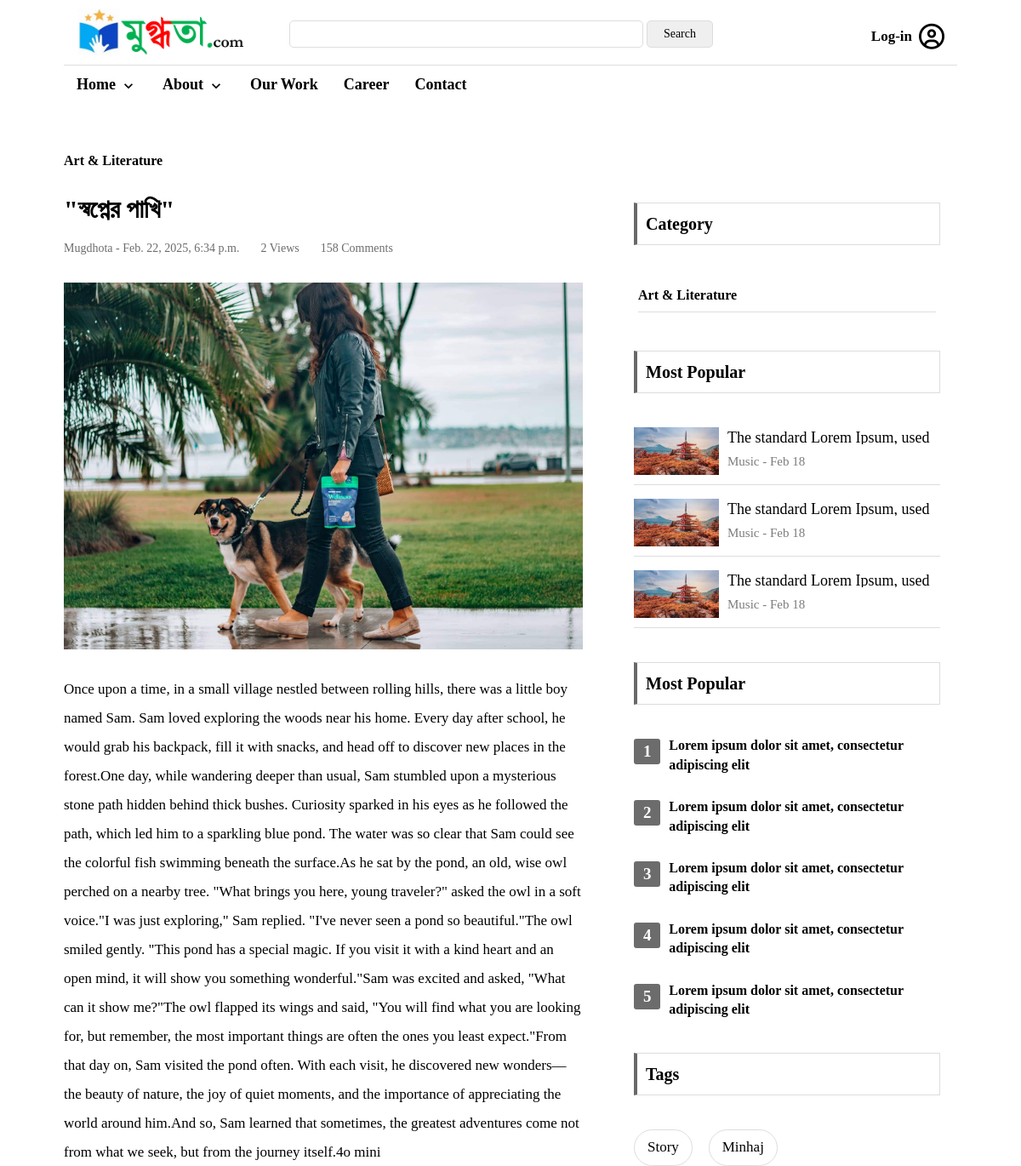
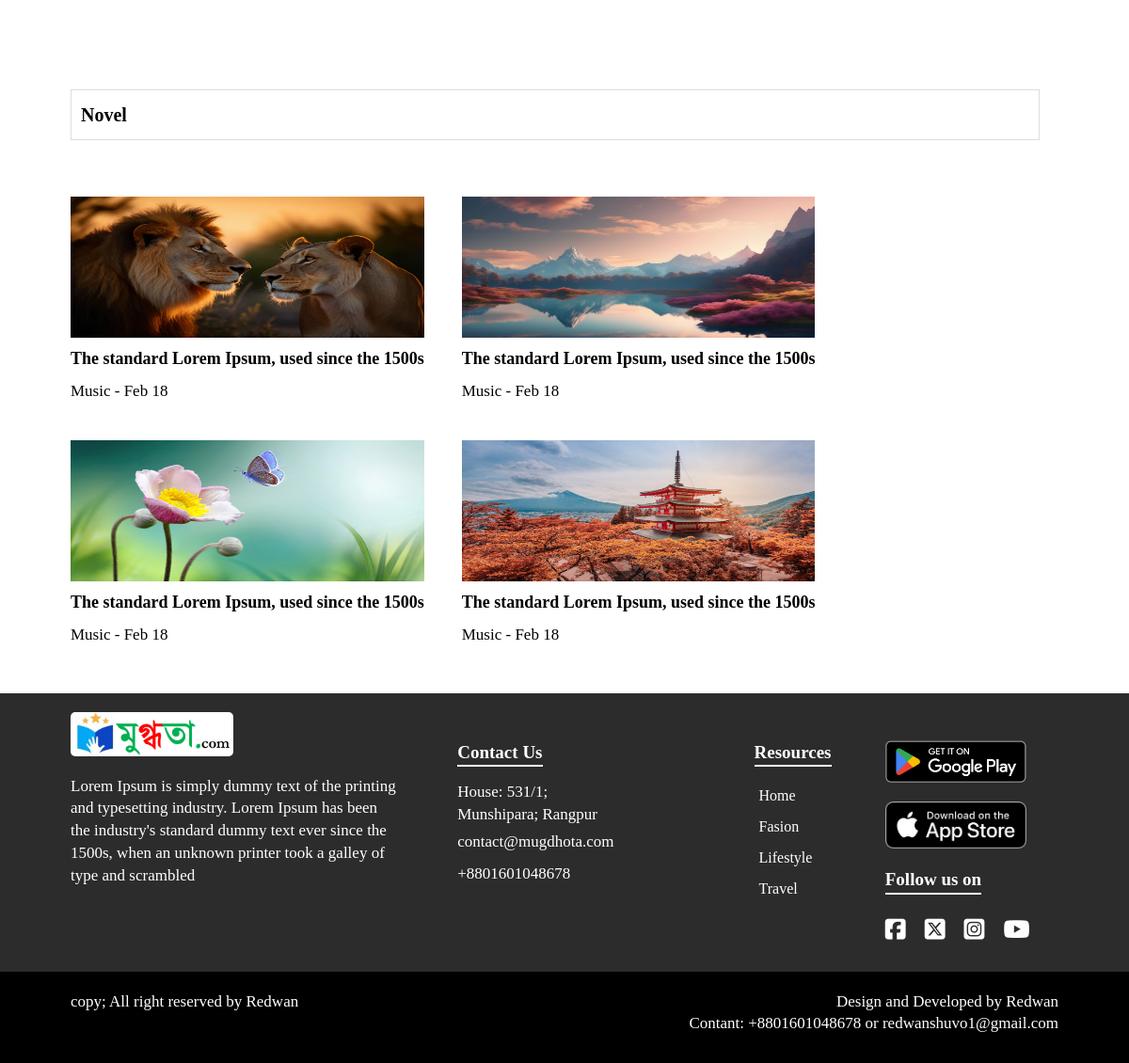
The app's page /"স্বপ্নের-পাখি" with its own data (2 pictures, top to bottom).
### content/models.py (models this page shows, shortened)
class Content(models.Model):
    category = models.ForeignKey(Category, on_delete=models.PROTECT, blank=False)
    sub_category = models.ForeignKey(SubCategory, on_delete=models.PROTECT, blank=False)
    title = models.CharField(max_length=255, blank=False)
    slug = models.CharField(max_length=255, unique=True, blank=True, null=True)
    author = models.CharField(max_length=255, default="Mugdhota", blank=False)
    content = RichTextUploadingField()
    feature_image = models.ImageField(upload_to='medical_image', blank=True)
    writer = models.ForeignKey(User, on_delete=models.CASCADE, blank=True, null=True)
    approved_by = models.CharField(max_length=255, default="Mugdhota")
    create_at = models.DateTimeField(auto_now_add=True)
    update_at = models.DateTimeField(auto_now=True)
    views = models.IntegerField(default=1)
    status = models.ForeignKey(ContentStatus, on_delete=models.CASCADE, blank=True, null=True, default=2)
    tags = models.ManyToManyField(Tag, blank=True)
    reviewed_by = models.CharField(max_length=255, blank=True, null=True)

class Category(models.Model):
    name = models.CharField(max_length=255, blank=False)
    image = models.ImageField(upload_to='category_img', blank=True, null=True)
    def __str__(self):
        return self.name

class Tag(models.Model):
    name = models.CharField(max_length=255, blank=False)

### config/views.py (the view)
# urls.py: path('<str:slug>', views.singlepost, name='universalsinglepost'),
def singlepost(request, slug):
    all_posts = Content.objects.all()
    categories = []
    for post in all_posts:
        if post.category not in categories:
            categories.append(post.category)
    post = get_object_or_404(Content, slug=slug)
    tags = post.tags
    client_ip = get_client_ip(request)  # Get user's IP address
    session_key = f'viewed_post_{post.id}_{client_ip}'  # Unique session key
    last_view_time_str = request.session.get(session_key)
    last_view_time = None
    if last_view_time_str:
        try:
            last_view_time = datetime.fromisoformat(last_view_time_str)  # Convert from string
        except ValueError:
            last_view_time = None  # If the format is incorrect, reset it
    if not last_view_time or now() - timedelta(minutes=10) > last_view_time:
        post.views += 1
        post.save(update_fields=['views'])  # Save only the 'views' field
        request.session[session_key] = now().isoformat()
    context = {
        'post': post,
        'categories': categories,
        'tags': tags,
    }
    return render(request, 'single.html', context)

### templates/single.html (shortened to what this page needs)
{% extends 'main.html' %}
{% load static %}
{% block content %}
    <div class="container_full" style="margin-top: 30px;">
        <div class="container">
            <div class="width_60 left res_width_100">
                <div class="single_page_left_section res_no_pd pd_right_20">
                    <div class="single_page_section">
                        <div class="single_page_content">
                            <div class="single_page_cnt_description">
                                <div class="spcd">
                                    <h3>{{ post.category }}</h3>
                                    <h2>{{ post.title }}</h2>
                                    <div class="content_info">
                                        <p>{{ post.author }} - {{ post.create_at }}</p>
                                        <p>{{post.views}} Views</p>
                                        <p>158 Comments</p>
                                    </div>
                                </div>
                            </div>
                            <div class="single_page_cnt">
                                <div class="spc">
                                    <div class="spc_img">
                                        {% if post.feature_image %}
                                        <img src="{{ post.feature_image.url }}" alt="">
                                        {% endif %}
                                    </div>
                                    <div class="spc_cnt">
                                        {{ post.content|safe|escape|linebreaks }}
                                    </div>
                                </div>
                            </div>
                        </div>
                    </div>
                </div>
            </div>
            <div class="width_40 right pd_all_20 res_width_100">
                <div class="wrapper_right_section pd_left_20 res_no_pd">
                    <div class="single_page_section_right_cnt">
                        <div class="content_title single_cnt_title">
                            <h2>Category</h2>
                        </div>
                        <div class="wrapper_right_content">
                            <div class="wrapper_right_cnt">
                                <div class="category single_page_category">
                                    <ul>
                                        {% for category in categories %}
                                        <li><a href="{% url 'singlecategory' category  %}">{{ category }}</a></li>
                                        {% endfor %}
                                    </ul>
                                </div>
                            </div>
                        </div>
                    </div>
                    <div class="single_page_section_right_cnt">
                        <div class="content_title single_cnt_title">
                            <h2>Most Popular</h2>
                        </div>
                        <div class="wrapper_right_content">
                            <div class="wrapper_right_cnt">
                                <div class="sng_mugdhota_cnts_right">
                                    <div class="smcr_img">
                                        <img src="simg/img2.jpg" alt="">
                                    </div>
                                    <div class="smcr_cnt pd_left_10">
                                        <h3>The standard Lorem Ipsum, used since the 1500s</h3>
                                        <p>Music - Feb 18</p>
                                    </div>
                                </div>
                                <div class="sng_mugdhota_cnts_right">
                                    <div class="smcr_img">
                                        <img src="simg/img2.jpg" alt="">
                                    </div>
                                    <div class="smcr_cnt pd_left_10">
                                        <h3>The standard Lorem Ipsum, used since the 1500s</h3>
                                        <p>Music - Feb 18</p>
                                    </div>
                                </div>
                                <div class="sng_mugdhota_cnts_right">
                                    <div class="smcr_img">
                                        <img src="simg/img2.jpg" alt="">
                                    </div>
                                    <div class="smcr_cnt pd_left_10">
                                        <h3>The standard Lorem Ipsum, used since the 1500s</h3>
                                        <p>Music - Feb 18</p>
                                    </div>
                                </div>
                            </div>
                        </div>
                    </div>
                    <div class="single_page_section_right_cnt">
                        <div class="content_title single_cnt_title">
                            <h2>Most Popular</h2>
                        </div>
                        <div class="wrapper_right_content">
                            <div class="wrapper_right_cnt">
                                <div class="sng_wrc_sec">
                                    <div class="sng_wrc">
                                        <h2>1</h2>
                                        <h3><a href="#">Lorem ipsum dolor sit amet, consectetur adipiscing elit</a></h3>
                                    </div>
                                </div>
                                <div class="sng_wrc_sec">
                                    <div class="sng_wrc">
                                        <h2>2</h2>
                                        <h3><a href="#">Lorem ipsum dolor sit amet, consectetur adipiscing elit</a></h3>
                                    </div>
                                </div>
                                <div class="sng_wrc_sec">
                                    <div class="sng_wrc">
                                        <h2>3</h2>
                                        <h3><a href="#">Lorem ipsum dolor sit amet, consectetur adipiscing elit</a></h3>
                                    </div>
                                </div>
                                <div class="sng_wrc_sec">
                                    <div class="sng_wrc">
                                        <h2>4</h2>
                                        <h3><a href="#">Lorem ipsum dolor sit amet, consectetur adipiscing elit</a></h3>
                                    </div>
                                </div>
                                <div class="sng_wrc_sec">
                                    <div class="sng_wrc">
                                        <h2>5</h2>
                                        <h3><a href="#">Lorem ipsum dolor sit amet, consectetur adipiscing elit</a></h3>
                                    </div>
                                </div>
                            </div>
                        </div>
                    </div>
                    <div class="single_page_section_right_cnt">
                        <div class="content_title single_cnt_title">
                            <h2>Tags</h2>
                        </div>
                        <div class="wrapper_right_content">
                            <div class="wrapper_right_cnt">
                                <div class="tags single_page_tags">
                                    {% if tags %}
                                    {% for tag in tags.all %}
                                    <a href="#">{{ tag.name }}</a>
                                    {% endfor %}
                                    {% endif %}
                                </div>
                            </div>
                        </div>
                    </div>
                </div>
            </div>
        </div>
    </div>
    <div class="container_full" style="margin-top: 10px;">
        <div class="container">
            <div class="wrapper res_width_100">
                <div class="mugdhota_content_style_3 pd_right_20 res_no_pd">
                    <div class="content_title">
                        <h2>Novel</h2>
                    </div>
                    <div class="mugdhota_cnt_style_3 res_no_mar">
                        <div class="single_related_cnt wrapper_25 left pd_all_20 res_no_pd res_width_100">
                            <div class="mugdhota_cnts_left_section">
                                <div class="sng_mugdhota_cnts">
                                    <div class="smcl_img single_page_cnt_img">
                                        <img src="simg/img5.avif" alt="">
                                    </div>
                                    <div class="smc_cnt res_width_100">
                                        <h3 style="padding-top: 10px;">The standard Lorem Ipsum, used since the 1500s</h3>
                                        <p>Music - Feb 18</p>
                                    </div>
                                </div>
                            </div>
                        </div>
                        <div class="single_related_cnt wrapper_25 left pd_all_20 res_no_pd res_width_100">
                            <div class="mugdhota_cnts_left_section">
                                <div class="sng_mugdhota_cnts">
                                    <div class="smcl_img single_page_cnt_img">
                                        <img src="simg/img4.jpeg" alt="">
                                    </div>
                                    <div class="smc_cnt">
                                        <h3 style="padding-top: 10px;">The standard Lorem Ipsum, used since the 1500s</h3>
                                        <p>Music - Feb 18</p>
                                    </div>
                                </div>
                            </div>
                        </div>
                        <div class="single_related_cnt wrapper_25 left pd_all_20 res_no_pd res_width_100">
                            <div class="mugdhota_cnts_left_section">
                                <div class="sng_mugdhota_cnts">
                                    <div class="smcl_img single_page_cnt_img">
                                        <img src="simg/img3.jpg" alt="">
                                    </div>
                                    <div class="smc_cnt">
                                        <h3 style="padding-top: 10px;">The standard Lorem Ipsum, used since the 1500s</h3>
                                        <p>Music - Feb 18</p>
                                    </div>
                                </div>
                            </div>
                        </div>
                        <div class="single_related_cnt left wrapper_25 pd_all_20 res_no_pd res_width_100">
                            <div class="mugdhota_cnts_left_section">
                                <div class="sng_mugdhota_cnts">
                                    <div class="smcl_img single_page_cnt_img">
                                        <img src="simg/img2.jpg" alt="">
                                    </div>
                                    <div class="smc_cnt">
                                        <h3 style="padding-top: 10px;">The standard Lorem Ipsum, used since the 1500s</h3>
                                        <p>Music - Feb 18</p>
                                    </div>
                                </div>
                            </div>
                        </div>
                    </div>
                </div>
            </div>
        </div>
    </div>
{% endblock content %}

### records on screen
Content: category "Art & Literature", title "\"স্বপ্নের পাখি\"", author "Mugdhota", create_at "Feb. 22, 2025, 6:34 p.m.", views "2", feature_image (picture), content "Once upon a time, in a small village nestled between rolling hills, there was a little boy named Sam. Sam loved exploring the woods near his home. Every day after school, he would grab his backpack, fill it with snacks, and head off to discover new places in the forest. One day, while wandering deeper than usual, Sam stumbled upon a mysterious stone path hidden behind thick bushes. Curiosity sparked in his eyes as he followed the path, which led him to a sparkling blue pond. The water was so clear that Sam could see the colorful fish swimming beneath the surface. As he sat by the pond, an old, wise owl perched on a nearby tree. \"What brings you here, young traveler?\" asked the owl in a soft…"
Category: name "Art & Literature"
Tag: name "Story"
Tag: name "Minhaj"
